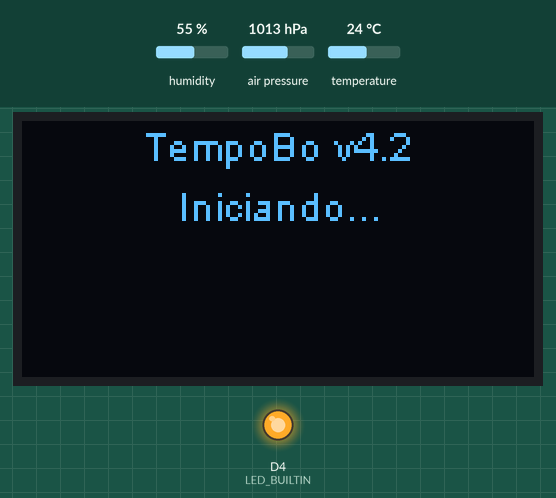
The sketch below on a simulated ESP8266 (NodeMCU). On the bench: 128×64 one-colour display, output pins drawn as LEDs (lit = HIGH, except the on-board LED, lit = LOW). The inputs (shaded band) are chosen by the test bench; at power-on: humidity 55 %, air pressure 1013 hPa, temperature 24 °C. WiFi joins after 1.5 s; servers stay silent unless stated; the local clock reads 2024-03-15 10:24:30 at power-on unless the sketch sets it; what the sketch prints to the serial monitor is not drawn.

Above: at 1.1 s.
At 5.0 s:
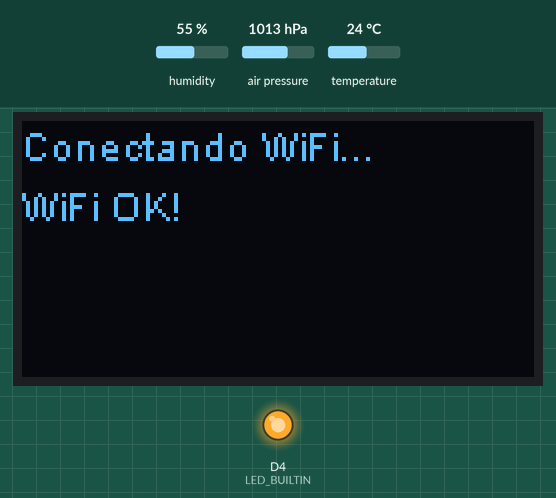
At 8.2 s:
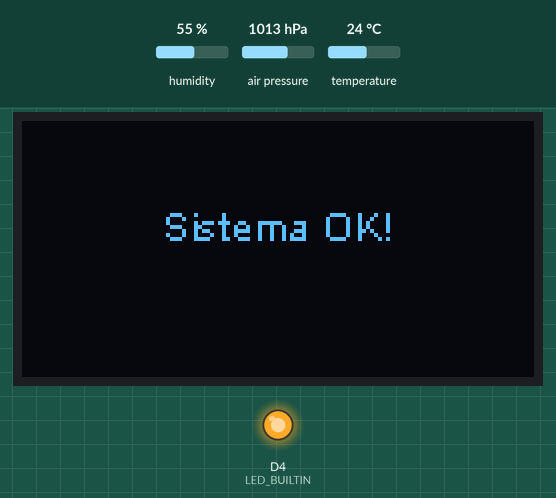
At 10.2 s:
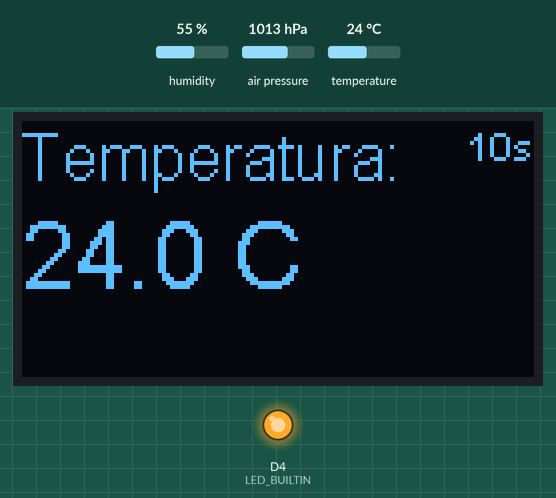
At 23.1 s:
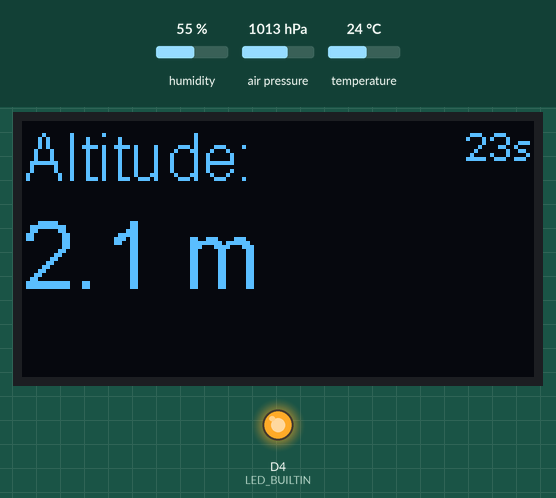
At 37.1 s:
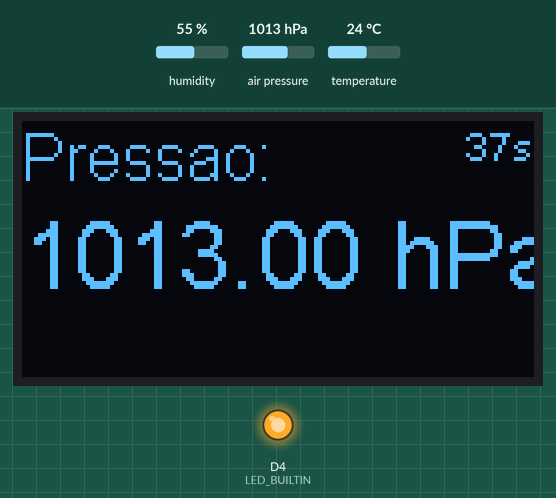

The sketch:

testeBasicV3.ino
```cpp
/*
 * TempoBô - Sistema de Monitoramento Meteorológico
 * Versão 4.2
 */
#include <Wire.h>
#include "SSD1306Wire.h"
#include "OLEDDisplayUi.h"
#include <Firebase_ESP_Client.h>
#include <addons/TokenHelper.h>
#include <addons/RTDBHelper.h>
#include <time.h>
#if defined(ESP32) || defined(ARDUINO_RASPBERRY_PI_PICO_W)
#include <WiFi.h>
#elif defined(ESP8266)
#include <ESP8266WiFi.h>
#endif

// ============================================
// CONFIGURAÇÕES DE REDE E FIREBASE
// ============================================
#define WIFI_SSID "INSIRA_SEU_WIFI"
#define WIFI_PASSWORD "INSIRA_SENHA_WIFI"
#define API_KEY "INSIRA_SUA_API_KEY"
#define DATABASE_URL "https://INSIRA_SUA_URL.firebaseio.com/"
#define USER_EMAIL "INSIRA_SEU_EMAIL_DO_FIREBASE"
#define USER_PASSWORD "INSIRA_SUA_SENHA_DO_FIREBASE"
#define ROOT_NODE "INSIRA_SEU_NO_RAIZ"


// ============================================
// SENSOR BMP280
// ============================================
#include <Adafruit_Sensor.h>
#include <Adafruit_BMP280.h>
Adafruit_BMP280 bmp;

const char* ntpServer = "pool.ntp.org";
const long gmtOffset_sec = -3 * 3600;
const int daylightOffset_sec = 0;

struct DadosBMP {
  float temperatura;
  float pressao;
  float altitude;
  bool valido;
};

// ============================================
// SENSOR DHT11
// ============================================
#include "DHT.h"
#define DHTPIN D3
#define DHTTYPE DHT11
DHT dht(DHTPIN, DHTTYPE);

struct DadosDHT {
  float temperaturaDHT;
  float umidadeDHT;
  bool valido;
};

// ============================================
// SENSOR DE CHUVA
// ============================================
int pin_chuva_digital = D0;
int pin_chuva_analog = A0;

// ============================================
// DISPLAY OLED (Barramento I2C #1)
// ============================================
SSD1306Wire display(0x3c, D2, D1); // SDA=D2, SCL=D1
OLEDDisplayUi ui(&display);

// ============================================
// FIREBASE
// ============================================
FirebaseData fbdo;
FirebaseAuth auth;
FirebaseConfig config;

// ============================================
// VARIÁVEIS GLOBAIS
// ============================================
unsigned long lastFirebaseUpdate = 0;
const unsigned long firebaseInterval = 60000;
unsigned long currentMillis = 0;
bool firebaseReady = false;
int tentativasReconexao = 0;
const int MAX_TENTATIVAS = 5;

// Variáveis dos sensores
float temperaturaAtual = 0.0;
float pressaoAtual = 0.0;
float umidadeAtual = 0.0;
float altitudeAtual = 0.0; // ✅ NOVO: Armazena altitude
int chuvaAtual = 1024;

// Strings formatadas para exibição
String temperaturaStr = "Lendo...";
String pressaoStr = "Lendo...";
String umidadeStr = "Lendo...";
String altitudeStr = "Lendo..."; // ✅ NOVO: String formatada da altitude
String chuvaStr = "Lendo...";

// ============================================
// FUNÇÕES DE VALIDAÇÃO
// ============================================
bool validarLeitura(float valor, float minimo, float maximo) {
  return !isnan(valor) && !isinf(valor) && valor >= minimo && valor <= maximo;
}

float sanitizarValor(float valor, float padrao = 0.0) {
  if (isnan(valor) || isinf(valor)) {
    Serial.println("⚠️ Valor inválido detectado, usando padrão");
    return padrao;
  }
  return valor;
}

// ============================================
// FUNÇÕES DE LEITURA DOS SENSORES
// ============================================
unsigned long long getTimestamp() {
  time_t now = time(nullptr);
  return (unsigned long long)now * 1000ULL;
}

DadosBMP lerBMP280() {
  DadosBMP dados;
  dados.valido = false;

  static bool bmpInicializado = false;
  static bool bmpDisponivel = true; // Assume que está disponível

  // ✅ CRÍTICO: BMP280 usa barramento I2C separado (D6=SDA, D5=SCL)
  if (!bmpInicializado && bmpDisponivel) {
    Serial.println("🔍 Inicializando BMP280 em D6(SDA)/D5(SCL)...");

    // Inicializa barramento I2C secundário para BMP280
    Wire.begin(D6, D5); // SDA=D6, SCL=D5
    delay(100);

    // Tenta 0x76 (encontrado no diagnóstico)
    if (bmp.begin(0x76)) {
      Serial.println("✓ BMP280 inicializado em 0x76!");
      bmpInicializado = true;
    }
    // Tenta 0x77 como fallback
    else if (bmp.begin(0x77)) {
      Serial.println("✓ BMP280 inicializado em 0x77!");
      bmpInicializado = true;
    }
    else {
      Serial.println("❌ BMP280 não encontrado");
      Serial.println("⚠️ Verifique se está conectado em D6(SDA)/D5(SCL)");
      bmpDisponivel = false;
      dados.temperatura = 0;
      dados.pressao = 0;
      dados.altitude = 0;
      return dados;
    }
  }

  // Se não está disponível, retorna dados inválidos
  if (!bmpDisponivel) {
    dados.temperatura = 0;
    dados.pressao = 0;
    dados.altitude = 0;
    return dados;
  }

  // Se chegou aqui, sensor está inicializado - faz leitura
  if (bmpInicializado) {
    // ✅ IMPORTANTE: Seleciona barramento do BMP280 antes de ler
    Wire.begin(D6, D5);
    delay(10);

    dados.temperatura = bmp.readTemperature();
    dados.pressao = bmp.readPressure();
    dados.altitude = bmp.readAltitude(1013.25);

    bool tempValida = validarLeitura(dados.temperatura, -50.0, 100.0);
    bool pressValida = validarLeitura(dados.pressao, 30000.0, 110000.0);
    bool altValida = validarLeitura(dados.altitude, -500.0, 9000.0);

    dados.valido = tempValida && pressValida && altValida;

    Serial.printf("📡 BMP280: %.2f°C, %.2f hPa, %.2fm %s\n",
      dados.temperatura, dados.pressao/100.0, dados.altitude, dados.valido ? "✓" : "✗");

    // ✅ Volta para o barramento do display
    Wire.begin(D2, D1);
  }

  return dados;
}

DadosDHT lerDHT() {
  DadosDHT dados;
  dados.valido = false;

  dados.umidadeDHT = dht.readHumidity();
  dados.temperaturaDHT = dht.readTemperature();

  bool tempValida = validarLeitura(dados.temperaturaDHT, -50.0, 100.0);
  bool umidValida = validarLeitura(dados.umidadeDHT, 0.0, 100.0);

  dados.valido = tempValida && umidValida;

  Serial.printf("📡 DHT11: %.2f°C, %.2f%% %s\n",
    dados.temperaturaDHT, dados.umidadeDHT, dados.valido ? "✓" : "✗");

  return dados;
}

int lerSensorChuva() {
  int val_chuva = analogRead(pin_chuva_analog);

  if (val_chuva < 0 || val_chuva > 1024) {
    val_chuva = 1024;
  }

  Serial.printf("🌧️ Chuva: %d ", val_chuva);
  if (val_chuva < 300) {
    Serial.println("(Intensa)");
  } else if (val_chuva <= 500) {
    Serial.println("(Moderada)");
  } else {
    Serial.println("(Sem chuva)");
  }

  return val_chuva;
}

// ✅ Atualiza variáveis globais com dados dos sensores
void atualizarVariaveisDisplay() {
  Serial.println("\n🔄 Lendo sensores...");

  // ✅ TIMEOUT: Se travar, não bloqueia para sempre
  unsigned long inicioLeitura = millis();
  const unsigned long TIMEOUT_LEITURA = 5000; // 5 segundos máximo

  DadosDHT leituraDHT = lerDHT();

  // Verifica timeout
  if (millis() - inicioLeitura > TIMEOUT_LEITURA) {
    Serial.println("⚠️ Timeout ao ler DHT11!");
    leituraDHT.valido = false;
  }

  DadosBMP leituraBMP = lerBMP280();

  // Verifica timeout
  if (millis() - inicioLeitura > TIMEOUT_LEITURA) {
    Serial.println("⚠️ Timeout ao ler BMP280!");
    leituraBMP.valido = false;
  }

  int valorChuva = lerSensorChuva();

  // Atualiza variáveis numéricas
  if (leituraDHT.valido) {
    temperaturaAtual = leituraDHT.temperaturaDHT;
    umidadeAtual = leituraDHT.umidadeDHT;
    temperaturaStr = String(temperaturaAtual, 1) + " C";
    umidadeStr = String(umidadeAtual, 0) + " %";
  } else {
    temperaturaStr = "Erro DHT";
    umidadeStr = "Erro DHT";
  }

  if (leituraBMP.valido) {
    pressaoAtual = leituraBMP.pressao / 100.0;
    altitudeAtual = leituraBMP.altitude; // ✅ NOVO: Armazena altitude
    pressaoStr = String(pressaoAtual, 2) + " hPa";
    altitudeStr = String(altitudeAtual, 1) + " m"; // ✅ NOVO: Formata altitude
  } else {
    // Se BMP280 não retornou dados válidos
    pressaoAtual = 0;
    altitudeAtual = 0;
    pressaoStr = "Erro BMP";
    altitudeStr = "Erro BMP"; // ✅ NOVO
  }

  chuvaAtual = valorChuva;

  if (valorChuva < 300) {
    chuvaStr = "Chuva Intensa";
  } else if (valorChuva <= 500) {
    chuvaStr = "Chuva Moderada";
  } else {
    chuvaStr = "Sem Chuva";
  }

  Serial.printf("✅ Leitura concluída em %lu ms\n", millis() - inicioLeitura);
}

// ============================================
// FUNÇÕES DE CONEXÃO
// ============================================
void connectWiFi() {
  WiFi.begin(WIFI_SSID, WIFI_PASSWORD);
  Serial.print("🔌 Conectando WiFi");

  int tentativas = 0;
  while (WiFi.status() != WL_CONNECTED && tentativas < 30) {
    delay(500);
    Serial.print(".");
    tentativas++;
  }

  Serial.println();

  if (WiFi.status() == WL_CONNECTED) {
    Serial.println("✓ WiFi conectado!");
    Serial.print("  IP: ");
    Serial.println(WiFi.localIP());
  } else {
    Serial.println("❌ WiFi falhou");
  }
}

void initFirebase() {
  Serial.println("🔥 Configurando Firebase...");

  config.api_key = API_KEY;
  config.database_url = DATABASE_URL;
  auth.user.email = USER_EMAIL;
  auth.user.password = USER_PASSWORD;
  config.token_status_callback = tokenStatusCallback;
  config.max_token_generation_retry = 5;

  Firebase.begin(&config, &auth);
  Firebase.reconnectNetwork(true);

  Serial.println("⏳ Autenticando...");

  unsigned long inicio = millis();
  while (!Firebase.ready() && (millis() - inicio < 30000)) {
    Serial.print(".");
    delay(500);
  }

  Serial.println();

  if (Firebase.ready()) {
    Serial.println("✓ Firebase OK!");
    firebaseReady = true;
  } else {
    Serial.println("❌ Firebase falhou");
    firebaseReady = false;
  }
}

void verificarConexaoWiFi() {
  if (WiFi.status() != WL_CONNECTED) {
    Serial.println("⚠️ WiFi perdido! Reconectando...");
    WiFi.disconnect();
    delay(1000);
    connectWiFi();
  }
}

// ============================================
// FRAMES DO DISPLAY (UI AUTOMÁTICO)
// ============================================

// Overlay - mostra tempo de execução
void msOverlay(OLEDDisplay *display, OLEDDisplayUiState* state) {
  display->setTextAlignment(TEXT_ALIGN_RIGHT);
  display->setFont(ArialMT_Plain_10);
  display->drawString(128, 0, String(millis()/1000) + "s");
}

// Frame 1: Temperatura (DHT11)
void drawFrame1(OLEDDisplay *display, OLEDDisplayUiState* state, int16_t x, int16_t y) {
  display->setTextAlignment(TEXT_ALIGN_LEFT);
  display->setFont(ArialMT_Plain_16);
  display->drawString(0 + x, 0 + y, "Temperatura:");
  display->setFont(ArialMT_Plain_24);
  display->drawString(0 + x, 20 + y, temperaturaStr);
}

// Frame 2: Pressão (BMP280) ✅ REATIVADO
void drawFrame2(OLEDDisplay *display, OLEDDisplayUiState* state, int16_t x, int16_t y) {
  display->setTextAlignment(TEXT_ALIGN_LEFT);
  display->setFont(ArialMT_Plain_16);
  display->drawString(0 + x, 0 + y, "Pressao:");
  display->setFont(ArialMT_Plain_24);
  display->drawString(0 + x, 20 + y, pressaoStr);
}

// Frame 3: Umidade (DHT11)
void drawFrame3(OLEDDisplay *display, OLEDDisplayUiState* state, int16_t x, int16_t y) {
  display->setTextAlignment(TEXT_ALIGN_LEFT);
  display->setFont(ArialMT_Plain_16);
  display->drawString(0 + x, 0 + y, "Umidade:");
  display->setFont(ArialMT_Plain_24);
  display->drawString(0 + x, 20 + y, umidadeStr);
}

// Frame 4: Altitude (BMP280) ✅ NOVO
void drawFrame4(OLEDDisplay *display, OLEDDisplayUiState* state, int16_t x, int16_t y) {
  display->setTextAlignment(TEXT_ALIGN_LEFT);
  display->setFont(ArialMT_Plain_16);
  display->drawString(0 + x, 0 + y, "Altitude:");
  display->setFont(ArialMT_Plain_24);
  display->drawString(0 + x, 20 + y, altitudeStr);
}

// Frame 5: Chuva
void drawFrame5(OLEDDisplay *display, OLEDDisplayUiState* state, int16_t x, int16_t y) {
  display->setTextAlignment(TEXT_ALIGN_LEFT);
  display->setFont(ArialMT_Plain_16);
  display->drawString(0 + x, 0 + y, "Status Chuva:");
  display->setFont(ArialMT_Plain_16);
  display->drawStringMaxWidth(0 + x, 20 + y, 128, chuvaStr);
}

// ✅ Registra frames e overlays (agora são 5 frames)
FrameCallback frames[] = { drawFrame1, drawFrame2, drawFrame3, drawFrame4, drawFrame5 };
int frameCount = 5;
OverlayCallback overlays[] = { msOverlay };
int overlaysCount = 1;

// ============================================
// FIREBASE
// ============================================
void enviarDadosParaFirebase() {
  if (!Firebase.ready()) {
    Serial.println("⚠️ Firebase não pronto");
    return;
  }

  Serial.println("📤 Enviando dados...");

  float tempDHT = sanitizarValor(temperaturaAtual, 0.0);
  float umidDHT = sanitizarValor(umidadeAtual, 0.0);
  float pressBMP = sanitizarValor(pressaoAtual * 100.0, 101325.0);

  unsigned long long timestamp = getTimestamp();

  FirebaseJson json;
  json.set("DHT/temperatura", tempDHT);
  json.set("DHT/umidade", umidDHT);
  json.set("BMP280/pressao", pressBMP);
  json.set("BMP280/altitude", altitudeAtual); // ✅ NOVO: Envia altitude para Firebase
  json.set("BMP280/disponivel", pressBMP > 0);
  json.set("chuva", chuvaAtual);
  json.set("timestamp", (double)timestamp);

  // ✅ Informações de qualidade dos dados
  json.set("sensores/dht11_ok", !isnan(tempDHT) && tempDHT != 0);
  json.set("sensores/bmp280_ok", pressBMP > 0);
  json.set("sensores/chuva_ok", true);

  bool ok1 = Firebase.RTDB.setJSON(&fbdo, "/" ROOT_NODE "/ultimo", &json);
  bool ok2 = Firebase.RTDB.pushJSON(&fbdo, "/" ROOT_NODE "/historico", &json);

  if (ok1 && ok2) {
    Serial.println("✓ Dados enviados!");
    Serial.printf("  Temp: %.1f°C | Umid: %.0f%% | Press: %.2f hPa | Alt: %.1fm | Chuva: %d\n",
      tempDHT, umidDHT, pressBMP/100.0, altitudeAtual, chuvaAtual);
    tentativasReconexao = 0;
  } else {
    Serial.println("✗ Erro ao enviar");
    tentativasReconexao++;

    if (tentativasReconexao >= MAX_TENTATIVAS) {
      Serial.println("Reiniciando Firebase...");
      initFirebase();
      tentativasReconexao = 0;
    }
  }
}

// ============================================
// SETUP
// ============================================
void setup() {
  Serial.begin(115200);
  delay(1000);

  Serial.println("\n========================================");
  Serial.println("   TempoBô v4.2 - Display Corrigido");
  Serial.println("========================================\n");

  // Inicializa pinos dos sensores
  pinMode(pin_chuva_digital, INPUT);
  pinMode(pin_chuva_analog, INPUT);
  pinMode(LED_BUILTIN, OUTPUT);

  // ✅ CRÍTICO: Inicializa I2C para Display (Barramento #1)
  Wire.begin(D2, D1); // SDA=D2, SCL=D1 (Display OLED)
  Serial.println("🔌 I2C Barramento #1: SDA=D2, SCL=D1 (Display OLED)");

  // ✅ Inicializa display
  display.init();
  display.clear();
  // ✅ INVERTIDO: Agora o display fica de cabeça para baixo
  // Remove a linha abaixo se quiser voltar ao normal
  // display.flipScreenVertically();
  display.setFont(ArialMT_Plain_10);

  // Mensagem inicial
  display.setTextAlignment(TEXT_ALIGN_CENTER);
  display.drawString(64, 0, "TempoBo v4.2");
  display.drawString(64, 15, "Iniciando...");
  display.display();
  delay(1000);

  // Barra de progresso
  for (int i = 0; i <= 100; i += 5) {
    display.clear();
    display.drawProgressBar(4, 32, 120, 10, i);
    display.setTextAlignment(TEXT_ALIGN_CENTER);
    display.drawString(64, 20, String(i) + "%");
    display.display();
    delay(50);
  }

  // Conecta WiFi
  display.clear();
  display.setTextAlignment(TEXT_ALIGN_LEFT);
  display.drawString(0, 0, "Conectando WiFi...");
  display.display();

  connectWiFi();

  if (WiFi.status() != WL_CONNECTED) {
    display.clear();
    display.drawString(0, 0, "ERRO: WiFi");
    display.display();
    while (true) delay(1000);
  }

  display.drawString(0, 15, "WiFi OK!");
  display.display();
  delay(1000);

  // Inicializa Firebase
  display.clear();
  display.drawString(0, 0, "Conectando");
  display.drawString(0, 15, "Firebase...");
  display.display();

  initFirebase();

  // Inicializa sensores
  Serial.println("🔧 Inicializando DHT11...");
  dht.begin();
  delay(2000); // ✅ DHT11 precisa de tempo para estabilizar
  Serial.println("✓ DHT11 pronto");

  // ✅ BMP280 será inicializado na primeira leitura (usa barramento separado)
  Serial.println("🔧 BMP280 será inicializado em D6(SDA)/D5(SCL) na primeira leitura");

  // Configura NTP
  Serial.println("🕐 Sincronizando NTP...");
  configTime(gmtOffset_sec, daylightOffset_sec, ntpServer);

  // ✅ CRUCIAL: Configura UI e inicia
  Serial.println("📺 Configurando display UI...");
  ui.setTargetFPS(30);
  ui.setIndicatorPosition(BOTTOM);
  ui.setIndicatorDirection(LEFT_RIGHT);
  ui.setFrameAnimation(SLIDE_LEFT);
  ui.setFrames(frames, frameCount);
  ui.setOverlays(overlays, overlaysCount);
  ui.setTimePerFrame(4000); // 4 segundos por frame

  // Remove indicadores (bolinhas) na parte inferior
  ui.disableAllIndicators();

  ui.init(); // ✅ INICIALIZA A UI
  Serial.println("✓ Display UI pronto");

  // Primeira leitura dos sensores
  display.clear();
  display.setTextAlignment(TEXT_ALIGN_LEFT);
  display.drawString(0, 0, "Lendo sensores...");
  display.drawString(0, 15, "Aguarde...");
  display.display();

  Serial.println("\n🔬 Primeira leitura dos sensores:");
  atualizarVariaveisDisplay();

  // Mensagem final
  display.clear();
  display.setTextAlignment(TEXT_ALIGN_CENTER);
  display.drawString(64, 20, "Sistema OK!");
  display.display();
  delay(2000);

  Serial.println("\n✓ Setup completo!\n");
}

// ============================================
// LOOP PRINCIPAL
// ============================================
void loop() {
  currentMillis = millis();

  // ✅ CRÍTICO: Atualiza a UI automaticamente
  int remainingTimeBudget = ui.update();

  // Verifica WiFi a cada 30s
  static unsigned long ultimaVerificacaoWiFi = 0;
  if (currentMillis - ultimaVerificacaoWiFi > 30000) {
    ultimaVerificacaoWiFi = currentMillis;
    verificarConexaoWiFi();
  }

  // Atualiza dados a cada 1 minuto
  if (currentMillis - lastFirebaseUpdate >= firebaseInterval) {
    lastFirebaseUpdate = currentMillis;

    Serial.println("\n═══ CICLO DE ATUALIZAÇÃO ═══");
    atualizarVariaveisDisplay();
    enviarDadosParaFirebase();
    Serial.println("═══ FIM DO CICLO ═══\n");
  }

  // ✅ Usa o tempo restante para evitar lag
  if (remainingTimeBudget > 0) {
    delay(remainingTimeBudget);
  }
}
```

Measured:
- what the display in image 0 shows lasts 1.1 s, from 1.0 s to 2.1 s
- what the display in image 2 shows lasts 2.0 s, from 8.1 s to 10.1 s
- what the display in image 3 shows lasts 0.9 s, from 10.1 s to 11.0 s
